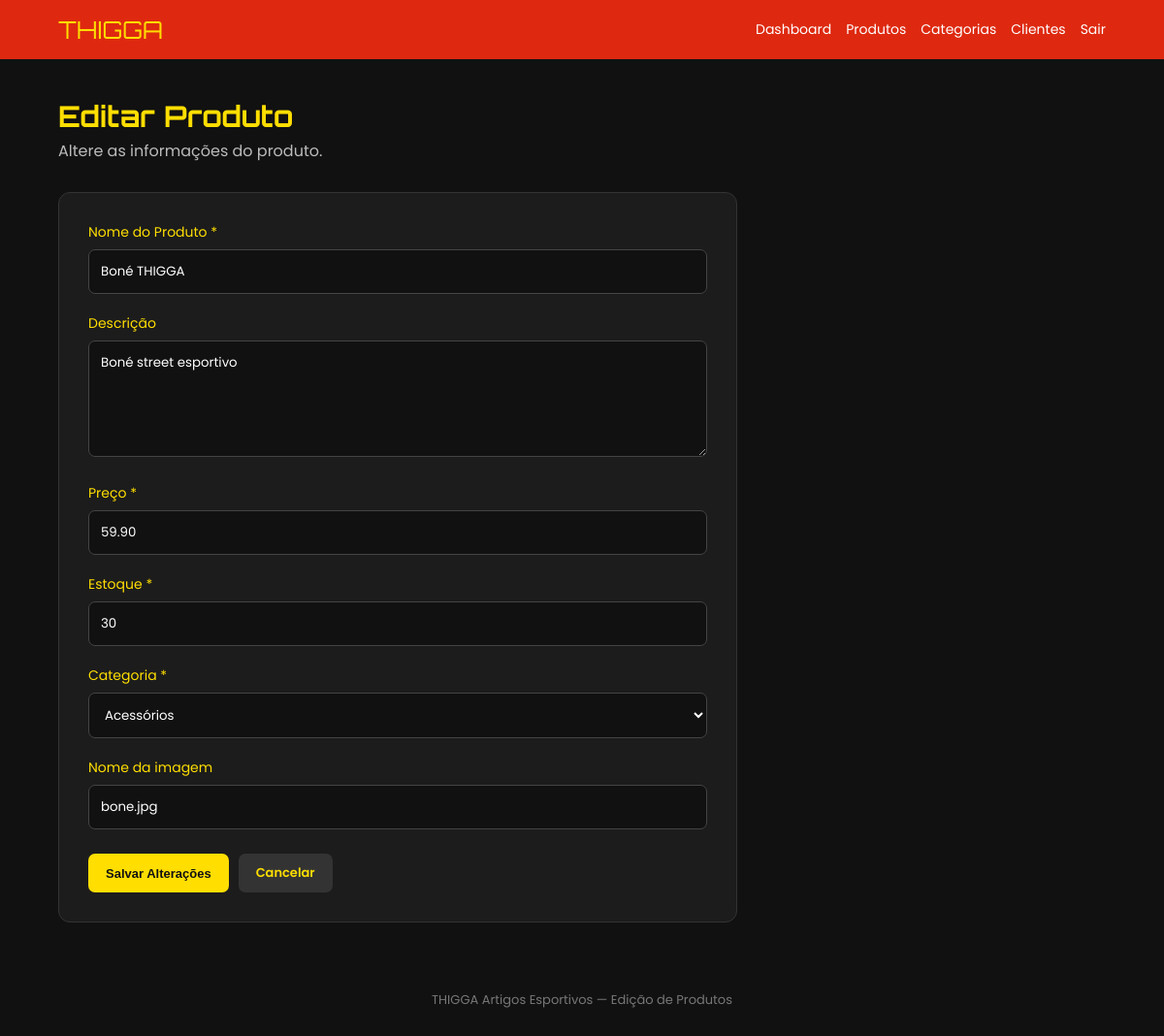
The app's page /admin/produtos/editar.php?id=3 (signed in), older data.
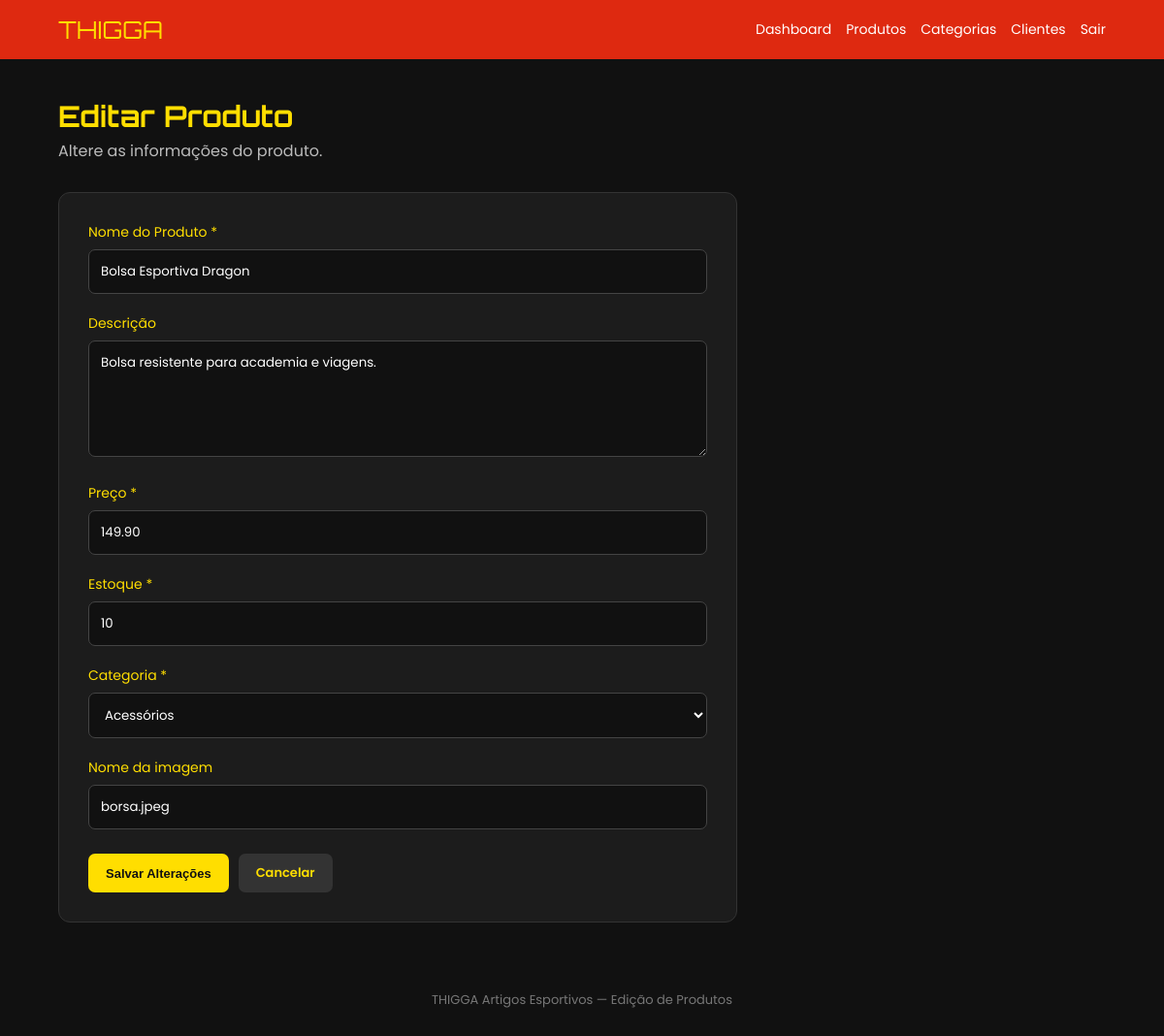
The same page, newer data.
### tables this page shows
CREATE TABLE produtos (
    id INT AUTO_INCREMENT PRIMARY KEY,
    nome VARCHAR(150) NOT NULL,
    descricao TEXT,
    preco DECIMAL(10,2) NOT NULL,
    estoque INT NOT NULL DEFAULT 0,
    imagem VARCHAR(255),
    categoria_id INT,
    criado_em TIMESTAMP DEFAULT CURRENT_TIMESTAMP,

    CONSTRAINT fk_categoria
        FOREIGN KEY (categoria_id)
        REFERENCES categorias(id)
        ON DELETE SET NULL
);

CREATE TABLE categorias (
    id INT AUTO_INCREMENT PRIMARY KEY,
    nome VARCHAR(100) NOT NULL,
    descricao TEXT
);

### admin/produtos/editar.php (the view, shortened to what this page needs)
<?php
require_once "../../config/conexao.php";
$id = filter_input(
    INPUT_GET,
    "id",
    FILTER_VALIDATE_INT
);
$sql = "
    SELECT *
    FROM produtos
    WHERE id = :id
    LIMIT 1
";
$stmt = $pdo->prepare($sql);
$stmt->bindValue(":id", $id, PDO::PARAM_INT);
$stmt->execute();
$produto = $stmt->fetch(PDO::FETCH_ASSOC);
$sqlCategorias = "
    SELECT *
    FROM categorias
    ORDER BY nome ASC
";
$stmtCategorias = $pdo->query($sqlCategorias);
$categorias = $stmtCategorias->fetchAll(
    PDO::FETCH_ASSOC
);
?>
<!DOCTYPE html>
<html lang="pt-BR">
<head>
    <link
        rel="stylesheet"
        href="../../assets/css/admin.css"
    >
</head>
<body>
<header class="admin-header">
    <div class="admin-logo">
        THIGGA
    </div>
    <nav class="admin-menu">
        <a href="../dashboard.php">
            Dashboard
        </a>
        <a href="listar.php">
            Produtos
        </a>
        <a href="../categorias/listar.php">
            Categorias
        </a>
        <a href="../clientes/listar.php">
            Clientes
        </a>
        <a href="../logout.php">
            Sair
        </a>
    </nav>
</header>
<main class="admin-container">
    <div class="admin-titulo">
        <h1>
            Editar Produto
        </h1>
        <p>
            Altere as informações do produto.
        </p>
    </div>
    <form
        action="atualizar.php"
        method="POST"
        class="form-admin"
    >
        <div class="form-grupo">
            <label for="nome">
                Nome do Produto *
            </label>
            <input
                type="text"
                id="nome"
                name="nome"
                value="<?php echo htmlspecialchars($produto['nome']); ?>"
                required
            >
        </div>
        <div class="form-grupo">
            <label for="descricao">
                Descrição
            </label>
            <textarea
                id="descricao"
                name="descricao"
            ><?php echo htmlspecialchars($produto['descricao'] ?? ''); ?></textarea>
        </div>
        <div class="form-grupo">
            <label for="preco">
                Preço *
            </label>
            <input
                type="number"
                id="preco"
                name="preco"
                value="<?php echo $produto['preco']; ?>"
                step="0.01"
                min="0"
                required
            >
        </div>
        <div class="form-grupo">
            <label for="estoque">
                Estoque *
            </label>
            <input
                type="number"
                id="estoque"
                name="estoque"
                value="<?php echo $produto['estoque']; ?>"
                min="0"
                required
            >
        </div>
        <div class="form-grupo">
            <label for="categoria_id">
                Categoria *
            </label>
            <select
                id="categoria_id"
                name="categoria_id"
                required
            >
                <?php foreach ($categorias as $categoria): ?>
                    <option
                        value="<?php echo $categoria['id']; ?>"
                        <?php
                        if (
                            $categoria['id']
                            == $produto['categoria_id']
                        ) {
                            echo "selected";
                        }
                        ?>
                    >
                        <?php
                        echo htmlspecialchars(
                            $categoria['nome']
                        );
                        ?>
                    </option>
                <?php endforeach; ?>
            </select>
        </div>
        <div class="form-grupo">
            <label for="imagem">
                Nome da imagem
            </label>
            <input
                type="text"
                id="imagem"
                name="imagem"
                value="<?php echo htmlspecialchars($produto['imagem'] ?? ''); ?>"
                placeholder="Ex: camiseta.jpg"
            >
        </div>
        <div
            style="
                display:flex;
                gap:10px;
                flex-wrap:wrap;
                margin-top:25px;
            "
        >
            <button
                type="submit"
                class="btn-admin btn-novo"
                style="border:none; cursor:pointer;"
            >
                Salvar Alterações
            </button>
            <a
                href="listar.php"
                class="btn-admin btn-editar"
            >
                Cancelar
            </a>
        </div>
    </form>
</main>
<footer class="admin-footer">
    THIGGA Artigos Esportivos —
    Edição de Produtos
</footer>
</body>
</html>

Row changes from the older to the newer data that the page shows:
changed produtos "Acessórios": nome "Boné THIGGA" → "Bolsa Esportiva Dragon"; descricao "Boné street esportivo" → "Bolsa resistente para academia e viagens."; preco "59.90" → "149.90"; estoque "30" → "10"; imagem "bone.jpg" → "borsa.jpeg"
